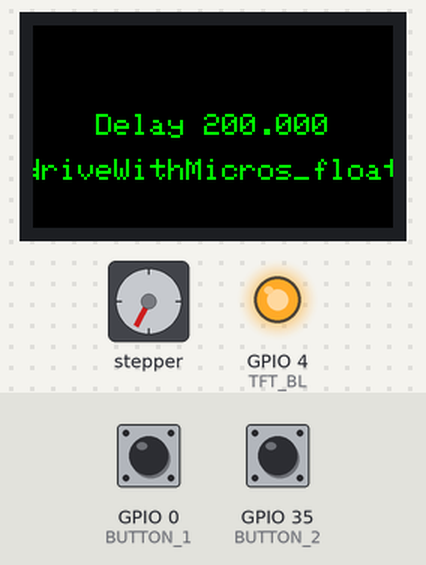
Bench run of a sketch on a simulated ESP32. On the bench: stepper motor, 240×135 colour display, output pins drawn as LEDs (lit = HIGH). Wiring (inferred from the names in the program): stepper motor driver (200 steps per turn assumed): step GPIO 33; direction GPIO 32. The inputs (shaded band) are chosen by the test bench; at power-on: GPIO 0 (BUTTON_1) HIGH, GPIO 35 (BUTTON_2) HIGH. Pins used as bus, display or sensor lines are not drawn; what the sketch prints to the serial monitor is not drawn.

Above: at 2.6 s.
2.7 s: GPIO 0 (BUTTON_1) pulled LOW for 0.15 s
At 2.9 s:
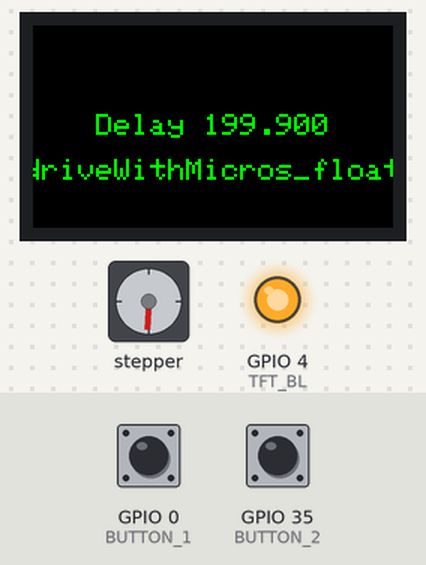
3.4 s: GPIO 35 (BUTTON_2) pulled LOW for 3.2 s
At 4.72 s:
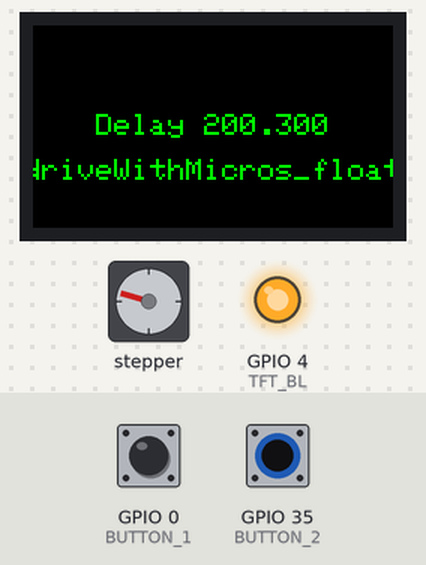
7.2 s: GPIO 35 (BUTTON_2) pulled LOW for 0.15 s
At 7.61 s:
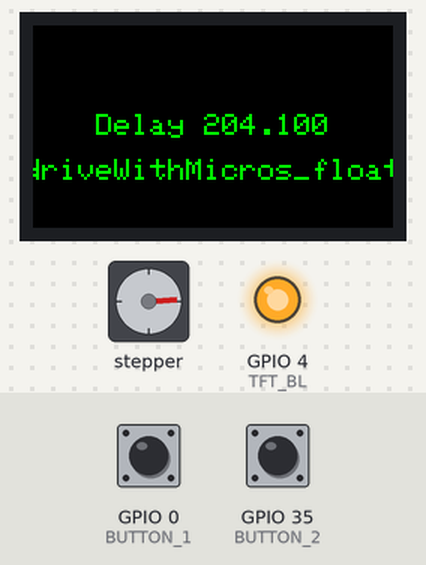
7.9 s: GPIO 0 (BUTTON_1) pulled LOW for 3.2 s
At 8.83 s:
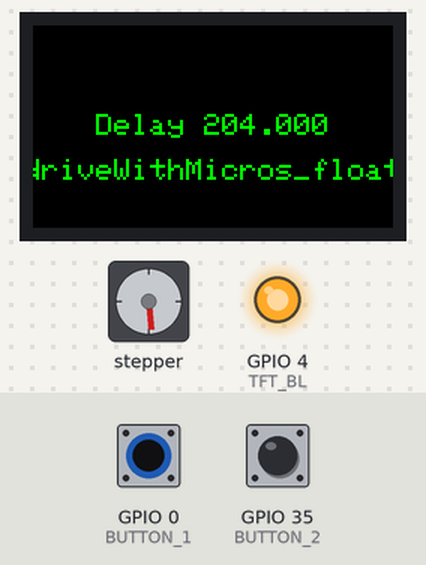
11.7 s: GPIO 0 (BUTTON_1) driven LOW and GPIO 35 (BUTTON_2) driven LOW
At 12.05 s:
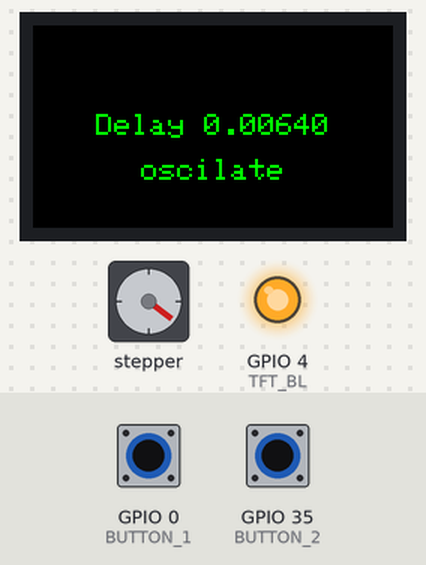
14.3 s: GPIO 0 (BUTTON_1) driven HIGH
At 14.56 s:
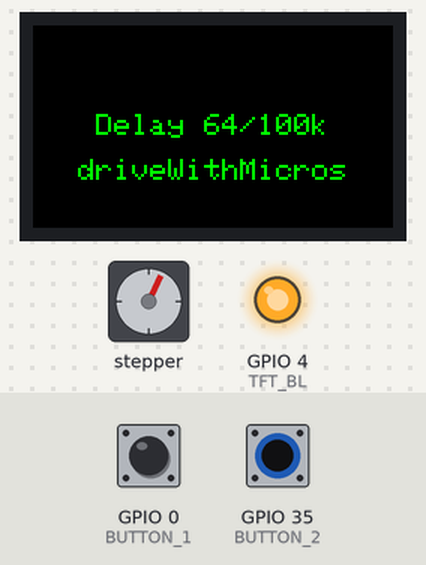
Timing chart, 0 to 18.1 s (numbered marks = the images above; inputs shaded):
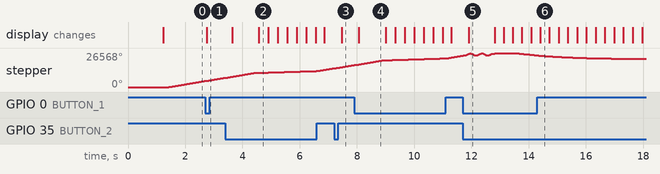

Measured:
- after the input at 2.7 s, the display: changes after 0.05 s (image 1)
- after the input at 3.4 s, the display: first changes after 0.25 s (image 2 shows a later state)
- after the input at 7.2 s, the display: changes after 0.26 s (image 3)
- after the input at 7.9 s, the display: changes after 0.16 s (image 4)
- after the input at 11.7 s, the display: changes after 0.20 s (image 5)

The sketch:

stepperWithButtons.ino
```cpp
#define FRAMES_PER_SECOND  (120*2*2)

#define BUTTON_1 0
#define BUTTON_2 35

/////// display includes and defines
#include <TFT_eSPI.h>
#include <SPI.h>
#include "WiFi.h"
#include <Wire.h>
#include "esp_adc_cal.h"

#ifndef TFT_DISPOFF
#define TFT_DISPOFF 0x28
#endif

#ifndef TFT_SLPIN
#define TFT_SLPIN   0x10
#endif

#define TFT_MOSI            19
#define TFT_SCLK            18
#define TFT_CS              5
#define TFT_DC              16
#define TFT_RST             23

#define TFT_BL          4  // Display backlight control pin
#define ADC_EN          14
#define ADC_PIN         34

TFT_eSPI tft = TFT_eSPI(135, 240); // Invoke custom library

char buff[512];
int vref = 1100;
int btnCick = false;

///////

/* tmc 2208 stepper wiring
ground:
en, ground
3.3:
sw1 sw2 voi
33:
step
32:
dir
4 modor pins to stepper
12v power supply:
vmot and ground near vmot + electrolytic cap (25v, 200uf) across 12v rails
*/


// motor

#define STEP_PIN  33
#define DIR_PIN   32

//////


int repeatStart = 1000;
int repeatPeriod = 10;

// button 1
long button1_pressStartedTime = 0;
long button1_lastRepeatedTime = 0;
bool button1_isPressed = false;
// button 2
long button2_pressStartedTime = 0;
long button2_lastRepeatedTime = 0;
bool button2_isPressed = false;
// bothButtons
long bothButtons_pressStartedTime = 0;
long bothButtons_lastRepeatedTime = 0;
bool bothButtons_isPressed = false;
TaskHandle_t core0Task;

void core0TaskCode( void * pvParameters ){
  Serial.print("core 0 task is running on core ");
  Serial.println(xPortGetCoreID());

  for(;;)
  {
    delay(10);
    readButtons();
    //report();
  }
}

uint8_t gHue = 0; // rotating "base color" used by many of the patterns
uint8_t gCurrentPatternNumber = 0; // Index number of which pattern is current


int maxBrightness = 10;
int brightness = 0;
int brightnessMultiplier = 28;

int currentMenu = 0;
int menuCount = 3;

int delayAmmount = 200;
int delayAmmountMax = 100000;
int minDelayAmmount = 30;

float delayAmmount_float = 200;
float delayAmmountMax_float = 350;
float delayAmmountMin_float = 35;

int mode = 3;

void bothButtonsPressHandler()
{
    mode = ++mode%4;
    report();
}

float switchDelay = 0.0064;

void report()
{
    clearScreen();
    tft.setTextColor(TFT_GREEN, TFT_BLACK);
    String modeName = "";
    switch(mode)
    {
        case 0:
            tft.drawString("Delay " + String(switchDelay, 5), tft.width() / 2, tft.height() / 2);
            modeName = "oscilate";
            break;
        case 1:
            tft.drawString("Delay " + String(switchDelay, 5), tft.width() / 2, tft.height() / 2);
            modeName = "driveWithSin";
            break;
        case 2:
            tft.drawString("Delay " + String(delayAmmount) + "/" + String(delayAmmountMax/1000)+"k", tft.width() / 2, tft.height() / 2);
            modeName = "driveWithMicros";
            break;
        case 3:
            tft.drawString("Delay " + String(delayAmmount_float, 3), tft.width() / 2, tft.height() / 2);
            modeName = "driveWithMicros_float";
            //modeName = "driveWithDelays";
            break;
    }

  tft.drawString(modeName, tft.width() / 2, tft.height() / 2 + 30);

  //tft.drawString("Pattern " + String(gCurrentPatternNumber+1) + "/" + ARRAY_SIZE(gPatterns), tft.width() / 2, tft.height() / 2 - 30);
  //tft.drawString("Speed " + String(fpsMultiplier) + "/10", tft.width() / 2, tft.height() / 2);
  //tft.drawString("Brghts " + String(brightness+1) + "/10", tft.width() / 2, tft.height() / 2 + 30);
  //tft.fillCircle(35, tft.height()/2-30 + currentMenu*30, 3, TFT_GREEN);
  //tft.drawCircle(35, tft.height()/2-30 + currentMenu*30, 3, TFT_GREEN);
}

void clearScreen()
{
    tft.fillScreen(TFT_BLACK);
}

void writeCenter(String str)
{
    tft.setTextColor(TFT_GREEN, TFT_BLACK);
    tft.drawString(str, tft.width() / 2, tft.height() / 2);
}

void setup()
{
    pinMode(STEP_PIN, OUTPUT);
    pinMode(DIR_PIN, OUTPUT);

    digitalWrite(DIR_PIN, HIGH);

    delay(1000);

    tft.init();
    tft.setRotation(1);
    tft.fillScreen(TFT_BLACK);
    tft.setTextSize(2);
  //  tft.setTextColor(TFT_WHITE);
    tft.setCursor(0, 0);
    tft.setTextDatum(MC_DATUM);
    tft.setTextSize(2);

    if (TFT_BL > 0) { // TFT_BL has been set in the TFT_eSPI library in the User Setup file TTGO_T_Display.h
        pinMode(TFT_BL, OUTPUT); // Set backlight pin to output mode
        digitalWrite(TFT_BL, TFT_BACKLIGHT_ON); // Turn backlight on. TFT_BACKLIGHT_ON has been set in the TFT_eSPI library in the User Setup file TTGO_T_Display.h
    }

    Serial.begin(115200);
    Serial.println("Start");

    pinMode(BUTTON_1, INPUT_PULLUP);
    pinMode(BUTTON_2, INPUT_PULLUP);

    report();

    //delay(1000); // 3 second delay for recovery

    xTaskCreatePinnedToCore(
                      core0TaskCode,   // Task function.
                      "core0Task",     // name of task.
                      10000,       // Stack size of task
                      NULL,        // parameter of the task
                      0,           // priority of the task
                      &core0Task,      // Task handle to keep track of created task
                      0);          // pin task to core 0
    delay(200);
}

uint64_t lastStateSwitch = 0;
bool state = false;

int swingMin = 35;
int swingMax = 300;
//float switchDelay = 0.0064;
float switchDelayMin = 0.000001;
float switchDelayMax = 0.1;
uint64_t lastDelaySwitch = 0;
int swingDir = 1;
int swingRange = swingMax - swingMin;
float swing = 0.f;


void button2PresHandler()
{
    switch(mode)
    {
        case 0:
            switchDelay = min(switchDelayMax, switchDelay*1.05f);
            break;
        case 1:
            switchDelay = min(switchDelayMax, switchDelay*1.05f);
            break;
        case 2:
            delayAmmount = max(minDelayAmmount, ((int)(delayAmmount*1.05))%delayAmmountMax);
            break;
        case 3:
            delayAmmount_float = min(delayAmmountMax_float, delayAmmount_float+0.1f);
            break;
    }
    report();
}

uint8_t fpsMultiplier = 1;

void button1PresHandler()
{
    switch(mode)
    {
        case 0:
            switchDelay = max(switchDelayMin, switchDelay/1.05f);
            break;
        case 1:
            switchDelay = max(switchDelayMin, switchDelay/1.05f);
            break;
        case 2:
            delayAmmount = max(minDelayAmmount, ((int)((delayAmmount)/1.05)+delayAmmountMax)%delayAmmountMax);
            break;
        case 3:
            delayAmmount_float = max(delayAmmountMin_float, delayAmmount_float-0.1f);
            break;
    }
  report();
}


void loop()
{
    //oscilate();
    //driveWithSin();
    //driveWithMicros();
    //driveWithDelays();
    switch(mode)
    {
        case 0:
            oscilate();
            break;
        case 1:
            driveWithSin();
            break;
        case 2:
            driveWithMicros();
            break;
        case 3:
            driveWithMicros_float();
            //driveWithDelays();
            break;
    }
}

void oscilate()
{
  uint64_t time = micros();
  if(time - lastStateSwitch >= delayAmmount)
  {
    digitalWrite(STEP_PIN, state?HIGH:LOW);
    state = !state;
    lastStateSwitch = time;
  }

  if(time - lastDelaySwitch >= switchDelay*1000000)
  {
    float fase = sin(swing);
    swingDir = (int)round((fase+1)/2);
    float period = 1-abs(fase);
    delayAmmount = (int)((period)*swingRange+swingMin);

    //Serial.println(String(swingDir) + " "+String(fase) + " "+String((fase+1)/2) + " "+String(period));
    digitalWrite(DIR_PIN, swingDir?HIGH:LOW);
    swing+=0.1f;
    lastDelaySwitch = time;
  }
}
void driveWithSin()
{
  uint64_t time = micros();
  if(time - lastStateSwitch >= delayAmmount)
  {
    digitalWrite(STEP_PIN, state?HIGH:LOW);
    state = !state;
    lastStateSwitch = time;
  }
  if(time - lastDelaySwitch >= switchDelay*1000000)
  {
    delayAmmount = (int)((sin(swing)+1)/2*swingRange + swingMin);
    swing+=0.1f;
    lastDelaySwitch = time;
  }
}
void driveWithMicros()
{
  uint64_t time = micros();
  if(time - lastStateSwitch >= delayAmmount)
  {
    digitalWrite(STEP_PIN, state?HIGH:LOW);
    state = !state;
    lastStateSwitch = time;
  }
}

void driveWithMicros_float()
{
    uint64_t time = micros();
    if(time - lastStateSwitch >= delayAmmount_float)
    {
        digitalWrite(STEP_PIN, state?HIGH:LOW);
        state = !state;
        lastStateSwitch = time;
    }
}
/*
void driveWithDelays()
{
  digitalWrite(STEP_PIN, HIGH);
  delayMicroseconds(delayAmmount);
  digitalWrite(STEP_PIN, LOW);
  delayMicroseconds(delayAmmount);
}
*/

int pos = 0;

void readButtons()
{
    long time = millis();

    int button1Val = digitalRead(BUTTON_1);
    int button2Val = digitalRead(BUTTON_2);

    bool button1PressHappened = false;
    bool button2PressHappened = false;
    bool bothButtonsPressHappened = false;

    if (button1Val != HIGH)
    {
        // button pressed
        if(button1_isPressed)
        {
        // been pressed before
        if(time - button1_pressStartedTime > repeatStart && time - button1_lastRepeatedTime > repeatPeriod)
        {
            button1_lastRepeatedTime = time;
            //button1PresHandler();
            button1PressHappened = true;
        }
        }
        else
        {
        // pressed for the first time
        button1_isPressed = true;
        button1_pressStartedTime = time;
        button1_lastRepeatedTime = 0;
        //button1PresHandler();
            button1PressHappened = true;
        }
    }
    else
    {
        // button not pressed
        button1_isPressed = false;
        button1_pressStartedTime = 0;
        button1_lastRepeatedTime = 0;
    }

    if (button2Val != HIGH)
    {
        // button pressed
        if(button2_isPressed)
        {
            // been pressed before
            if(time - button2_pressStartedTime > repeatStart && time - button2_lastRepeatedTime > repeatPeriod)
            {
                button2_lastRepeatedTime = time;
                //button2PresHandler();
                button2PressHappened = true;
            }
        }
        else
        {
        // pressed for the first time
        button2_isPressed = true;
        button2_pressStartedTime = time;
        button2_lastRepeatedTime = 0;
        //button2PresHandler();
            button2PressHappened = true;
        }
    }
    else
    {
        // button not pressed
        button2_isPressed = false;
        button2_pressStartedTime = 0;
        button2_lastRepeatedTime = 0;
    }

    if (button1_isPressed && button2_isPressed)
    {
        // button pressed
        if(bothButtons_isPressed)
        {
            // been pressed before
            if(time - bothButtons_pressStartedTime > repeatStart && time - bothButtons_lastRepeatedTime > repeatPeriod)
            {
                bothButtons_lastRepeatedTime = time;
                bothButtonsPressHappened = true;
            }
        }
        else
        {
        // pressed for the first time
        bothButtons_isPressed = true;
        bothButtons_pressStartedTime = time;
        bothButtons_lastRepeatedTime = 0;
        //button1PresHandler();
            bothButtonsPressHappened = true;
        }
    }
    else
    {
        // button not pressed
        bothButtons_isPressed = false;
        bothButtons_pressStartedTime = 0;
        bothButtons_lastRepeatedTime = 0;
    }


    if(bothButtonsPressHappened)
    {
        bothButtonsPressHandler();
        Serial.println(mode);
    }
    else
    {
        if(button1PressHappened)
            button1PresHandler();

        if(button2PressHappened)
            button2PresHandler();
    }
}
```
